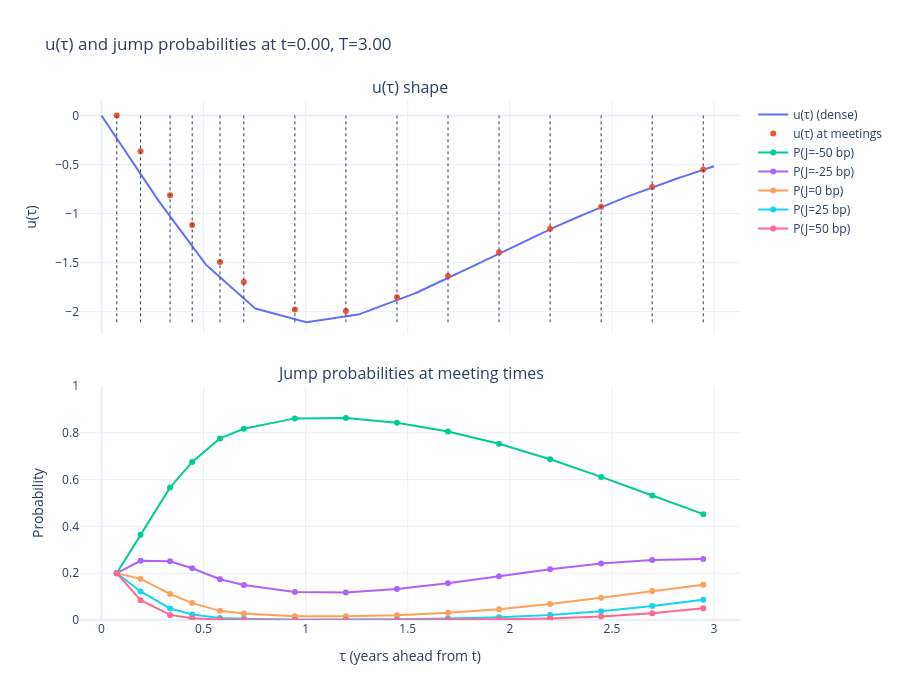

This figure's notebook cell:
### Code cell
from plotly.subplots import make_subplots
import plotly.graph_objects as go

def diagnose_model(
    discounts_model: NeuralDiscounts,
    x_P: PhysicalSDE,
    tenors: torch.Tensor,
    short_rates: torch.Tensor,
    times: torch.Tensor,
    discount_data: torch.Tensor,
    tau_dense_points: int = 300
):
    """
    Diagnose why the model isn't working and PLOT the learned u(τ) shape.
    """
    print("="*60)
    print("MODEL DIAGNOSTICS")
    print("="*60)
    
    # Test with a simple state
    x_test = torch.tensor([0.0])
    t_test = times[0]
    r0_test = short_rates[0]
    T_test = tenors[5]  # Pick a medium maturity
    
    print(f"\nTest inputs:")
    print(f"  x = {x_test.item():.6f}")
    print(f"  t = {t_test.item():.6f}")
    print(f"  r0 = {r0_test.item():.6f}")
    print(f"  T = {T_test.item():.6f}")
    
    with torch.no_grad():
        # Set ODE state (needed by ODEModel.forward)
        discounts_model.u_ode.set_state(t=t_test, x=x_test)
        u0 = torch.zeros_like(x_test)
        
        # --- Dense u(τ) trajectory from τ=0..T_test for plotting ---
        T_scalar = float(T_test.item())
        # make sure the first point is >0 to avoid any edge numerical issues
        tau_dense = torch.linspace(0.0, T_scalar, tau_dense_points).to(x_test.dtype)
        # integrate u-ODE over dense grid
        u_dense = odeint(discounts_model.u_ode, u0, tau_dense, method='rk4',
                         options={'step_size': ODE_STEP}).squeeze()
        
        # --- u(τ) only at MEETING times the model uses (τ-grid) ---
        tau_grid = discounts_model.generate_meeting_times(t_test, T_test)
        if tau_grid.numel() > 0:
            # Solve u at the meeting τs using the model's helper
            u_meet = discounts_model.solve_u(t_test, tau_grid, x_test)  # (K,)
            # Jump probabilities at meeting times
            u_for_probs = u_meet.unsqueeze(-1)  # (K,1)
            probs_meet = discounts_model.jump_probs(u_for_probs).detach().cpu().numpy()  # (K, |J|)
            tau_meet_np = tau_grid.detach().cpu().numpy()
        else:
            u_meet = torch.tensor([])
            probs_meet = None
            tau_meet_np = np.array([])
        
        # Quick text diagnostics for ODE sanity at a few τ values
        tau_test = torch.tensor([0.1, 0.5, 1.0]).clamp_(max=T_test.item())
        try:
            u_path = odeint(discounts_model.u_ode, u0, tau_test, method='rk4', 
                            options={'step_size': ODE_STEP})
            print(f"\n  ODE u values at tau={tau_test.numpy()}: {u_path.squeeze().numpy()}")
        except Exception as e:
            print(f"\n  ODE failed: {e}")
        
        # Check volatility & drift
        sigma = x_P.g(t_test.view(1,1), x_test.view(1,1))
        print(f"\n  Volatility σ(x={x_test.item():.3f}) = {sigma.item():.6f}")
        mu = x_P.f(t_test.view(1,1), x_test.view(1,1))
        print(f"  Drift f(x={x_test.item():.3f}) = {mu.item():.6f}")
        
        # Check discount computation
        discount = discounts_model.discount(t_test, T_test, x_test, r0_test)
        print(f"\n  Discount D(t={t_test.item():.2f}, T={T_test.item():.2f}) = {discount.item():.6f}")
        # FIX: baseline should be exp(-r0 * T) since T is a tenor
        print(f"  Baseline exp(-r0*T) ≈ {torch.exp(-r0_test * T_test).item():.6f}")
        
        # Check if networks are initialized or stuck
        print("\n  ODE Network weights (first layer):")
        first_layer = list(discounts_model.u_ode.net.net[0].parameters())[0]
        print(f"    Mean: {first_layer.mean().item():.6f}, Std: {first_layer.std().item():.6f}")
        print(f"    Min: {first_layer.min().item():.6f}, Max: {first_layer.max().item():.6f}")
        
        print("\n  Volatility Network weights (first layer):")
        first_layer = list(x_P.rn.diff_net.net[0].parameters())[0]
        print(f"    Mean: {first_layer.mean().item():.6f}, Std: {first_layer.std().item():.6f}")
        
        # Test full curve
        print("\n  Testing full discount curve:")
        curve = discounts_model.discount_curve(t_test, tenors, x_test, r0_test)
        print(f"    Predicted discounts: {curve[:5].numpy()}")
        print(f"    Observed discounts:  {discount_data[0, :5].numpy()}")
    
    # ===========================
    # PLOTS: u(τ) and probs
    # ===========================
    # Build a two-row figure: (1) u(τ) dense + meeting markers, (2) jump probs at meeting τ
    rows = 2 if tau_grid.numel() > 0 else 1
    fig = make_subplots(
        rows=rows, cols=1, shared_xaxes=True, vertical_spacing=0.1,
        subplot_titles=(["u(τ) shape", "Jump probabilities at meeting times"] if rows == 2 else ["u(τ) shape"])
    )
    
    # Row 1: u(τ) dense
    fig.add_trace(
        go.Scatter(x=tau_dense.detach().cpu().numpy(),
                   y=u_dense.detach().cpu().numpy(),
                   mode='lines',
                   name='u(τ) (dense)'),
        row=1, col=1
    )
    
    # Meeting markers (if any)
    if tau_grid.numel() > 0:
        fig.add_trace(
            go.Scatter(x=tau_meet_np,
                       y=u_meet.detach().cpu().numpy(),
                       mode='markers',
                       name='u(τ) at meetings'),
            row=1, col=1
        )
        # vertical stems for meeting τ locations
        for tm in tau_meet_np:
            fig.add_shape(
                type="line",
                x0=tm, x1=tm,
                y0=min(float(u_dense.min()), float(u_meet.min())) if u_meet.numel()>0 else float(u_dense.min()),
                y1=max(float(u_dense.max()), float(u_meet.max())) if u_meet.numel()>0 else float(u_dense.max()),
                line=dict(width=1, dash="dot"),
                row=1, col=1
            )
    
    fig.update_xaxes(title_text="τ (years ahead from t)", row=rows, col=1)
    fig.update_yaxes(title_text="u(τ)", row=1, col=1)
    
    # Row 2: jump probabilities at meeting τ (lines over τ; one line per jump)
    if rows == 2 and probs_meet is not None and probs_meet.size > 0:
        jump_vals_bp = discounts_model.possible_jumps.detach().cpu().numpy() * 10_000
        for j in range(probs_meet.shape[1]):
            fig.add_trace(
                go.Scatter(x=tau_meet_np,
                           y=probs_meet[:, j],
                           mode='lines+markers',
                           name=f'P(J={jump_vals_bp[j]:.0f} bp)'),
                row=2, col=1
            )
        fig.update_yaxes(title_text="Probability", range=[0, 1], row=2, col=1)
    
    fig.update_layout(
        title=f"u(τ) and jump probabilities at t={float(t_test.item()):.2f}, T={float(T_test.item()):.2f}",
        template='plotly_white',
        hovermode='x unified',
        height=450 if rows == 1 else 700,
        showlegend=True
    )
    fig.show()
    
    print("="*60)

# Run diagnostics
diagnose_model(nd, phys_sde, ten, sr, ts, disc_mat)

### Figure 1 — Plotly figure (JSON) as saved in the notebook; plotly's stock layout.template omitted (floating-point values rounded to 4 significant figures; data arrays with more than 128 entries replaced by an {"elided": "..."} marker saying what was removed)
{"data": [{"mode": "lines", "name": "u(τ) (dense)", "type": "scatter", "x": {"elided": "300 float values"}, "xaxis": "x", "y": {"elided": "300 float values"}, "yaxis": "y"}, {"mode": "markers", "name": "u(τ) at meetings", "type": "scatter", "x": [0.075, 0.1917, 0.3361, 0.4444, 0.5806, 0.6972, 0.9472, 1.197, 1.447, 1.697, 1.947, 2.197, 2.447, 2.697, 2.947], "xaxis": "x", "y": [0.0, -0.3651, -0.8136, -1.118, -1.494, -1.698, -1.977, -1.992, -1.852, -1.637, -1.395, -1.154, -0.9305, -0.7299, -0.5508], "yaxis": "y"}, {"mode": "lines+markers", "name": "P(J=-50 bp)", "type": "scatter", "x": [0.075, 0.1917, 0.3361, 0.4444, 0.5806, 0.6972, 0.9472, 1.197, 1.447, 1.697, 1.947, 2.197, 2.447, 2.697, 2.947], "xaxis": "x2", "y": [0.2, 0.3646, 0.5664, 0.6755, 0.776, 0.8171, 0.8616, 0.8637, 0.8432, 0.8056, 0.7528, 0.6869, 0.6115, 0.5319, 0.4523], "yaxis": "y2"}, {"mode": "lines+markers", "name": "P(J=-25 bp)", "type": "scatter", "x": [0.075, 0.1917, 0.3361, 0.4444, 0.5806, 0.6972, 0.9472, 1.197, 1.447, 1.697, 1.947, 2.197, 2.447, 2.697, 2.947], "xaxis": "x2", "y": [0.2, 0.2531, 0.2511, 0.2209, 0.1742, 0.1496, 0.1193, 0.1178, 0.1323, 0.1568, 0.1866, 0.2166, 0.2411, 0.2563, 0.2608], "yaxis": "y2"}, {"mode": "lines+markers", "name": "P(J=0 bp)", "type": "scatter", "x": [0.075, 0.1917, 0.3361, 0.4444, 0.5806, 0.6972, 0.9472, 1.197, 1.447, 1.697, 1.947, 2.197, 2.447, 2.697, 2.947], "xaxis": "x2", "y": [0.2, 0.1757, 0.1113, 0.07223, 0.03908, 0.02738, 0.01652, 0.01606, 0.02076, 0.0305, 0.04625, 0.06827, 0.0951, 0.1235, 0.1503], "yaxis": "y2"}, {"mode": "lines+markers", "name": "P(J=25 bp)", "type": "scatter", "x": [0.075, 0.1917, 0.3361, 0.4444, 0.5806, 0.6972, 0.9472, 1.197, 1.447, 1.697, 1.947, 2.197, 2.447, 2.697, 2.947], "xaxis": "x2", "y": [0.2, 0.1219, 0.04934, 0.02362, 0.008771, 0.005013, 0.002287, 0.002191, 0.003257, 0.005936, 0.01146, 0.02152, 0.0375, 0.05954, 0.08667], "yaxis": "y2"}, {"mode": "lines+markers", "name": "P(J=50 bp)", "type": "scatter", "x": [0.075, 0.1917, 0.3361, 0.4444, 0.5806, 0.6972, 0.9472, 1.197, 1.447, 1.697, 1.947, 2.197, 2.447, 2.697, 2.947], "xaxis": "x2", "y": [0.2, 0.08465, 0.02187, 0.007723, 0.001968, 0.0009177, 0.0003166, 0.0002988, 0.0005111, 0.001155, 0.002841, 0.006786, 0.01479, 0.0287, 0.04996], "yaxis": "y2"}], "layout": {"annotations": [{"font": {"size": 16}, "showarrow": false, "text": "u(τ) shape", "x": 0.5, "xanchor": "center", "xref": "paper", "y": 1, "yanchor": "bottom", "yref": "paper"}, {"font": {"size": 16}, "showarrow": false, "text": "Jump probabilities at meeting times", "x": 0.5, "xanchor": "center", "xref": "paper", "y": 0.45, "yanchor": "bottom", "yref": "paper"}], "height": 700, "hovermode": "x unified", "shapes": [{"line": {"dash": "dot", "width": 1}, "type": "line", "x0": 0.075, "x1": 0.075, "xref": "x", "y0": -2.109, "y1": 0, "yref": "y"}, {"line": {"dash": "dot", "width": 1}, "type": "line", "x0": 0.1917, "x1": 0.1917, "xref": "x", "y0": -2.109, "y1": 0, "yref": "y"}, {"line": {"dash": "dot", "width": 1}, "type": "line", "x0": 0.3361, "x1": 0.3361, "xref": "x", "y0": -2.109, "y1": 0, "yref": "y"}, {"line": {"dash": "dot", "width": 1}, "type": "line", "x0": 0.4444, "x1": 0.4444, "xref": "x", "y0": -2.109, "y1": 0, "yref": "y"}, {"line": {"dash": "dot", "width": 1}, "type": "line", "x0": 0.5806, "x1": 0.5806, "xref": "x", "y0": -2.109, "y1": 0, "yref": "y"}, {"line": {"dash": "dot", "width": 1}, "type": "line", "x0": 0.6972, "x1": 0.6972, "xref": "x", "y0": -2.109, "y1": 0, "yref": "y"}, {"line": {"dash": "dot", "width": 1}, "type": "line", "x0": 0.9472, "x1": 0.9472, "xref": "x", "y0": -2.109, "y1": 0, "yref": "y"}, {"line": {"dash": "dot", "width": 1}, "type": "line", "x0": 1.197, "x1": 1.197, "xref": "x", "y0": -2.109, "y1": 0, "yref": "y"}, {"line": {"dash": "dot", "width": 1}, "type": "line", "x0": 1.447, "x1": 1.447, "xref": "x", "y0": -2.109, "y1": 0, "yref": "y"}, {"line": {"dash": "dot", "width": 1}, "type": "line", "x0": 1.697, "x1": 1.697, "xref": "x", "y0": -2.109, "y1": 0, "yref": "y"}, {"line": {"dash": "dot", "width": 1}, "type": "line", "x0": 1.947, "x1": 1.947, "xref": "x", "y0": -2.109, "y1": 0, "yref": "y"}, {"line": {"dash": "dot", "width": 1}, "type": "line", "x0": 2.197, "x1": 2.197, "xref": "x", "y0": -2.109, "y1": 0, "yref": "y"}, {"line": {"dash": "dot", "width": 1}, "type": "line", "x0": 2.447, "x1": 2.447, "xref": "x", "y0": -2.109, "y1": 0, "yref": "y"}, {"line": {"dash": "dot", "width": 1}, "type": "line", "x0": 2.697, "x1": 2.697, "xref": "x", "y0": -2.109, "y1": 0, "yref": "y"}, {"line": {"dash": "dot", "width": 1}, "type": "line", "x0": 2.947, "x1": 2.947, "xref": "x", "y0": -2.109, "y1": 0, "yref": "y"}], "showlegend": true, "title": {"text": "u(τ) and jump probabilities at t=0.00, T=3.00"}, "xaxis": {"anchor": "y", "domain": [0, 1], "matches": "x2", "showticklabels": false}, "xaxis2": {"anchor": "y2", "domain": [0, 1], "title": {"text": "τ (years ahead from t)"}}, "yaxis": {"anchor": "x", "domain": [0.55, 1], "title": {"text": "u(τ)"}}, "yaxis2": {"anchor": "x2", "domain": [0, 0.45], "range": [0, 1], "title": {"text": "Probability"}}}}
